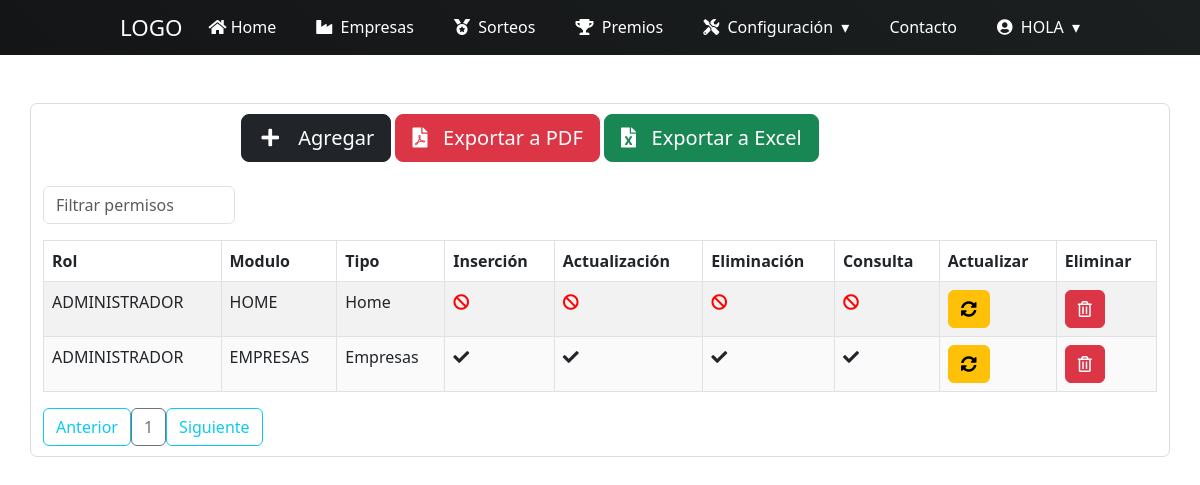
The app's page /permisos/ (signed in), older data.
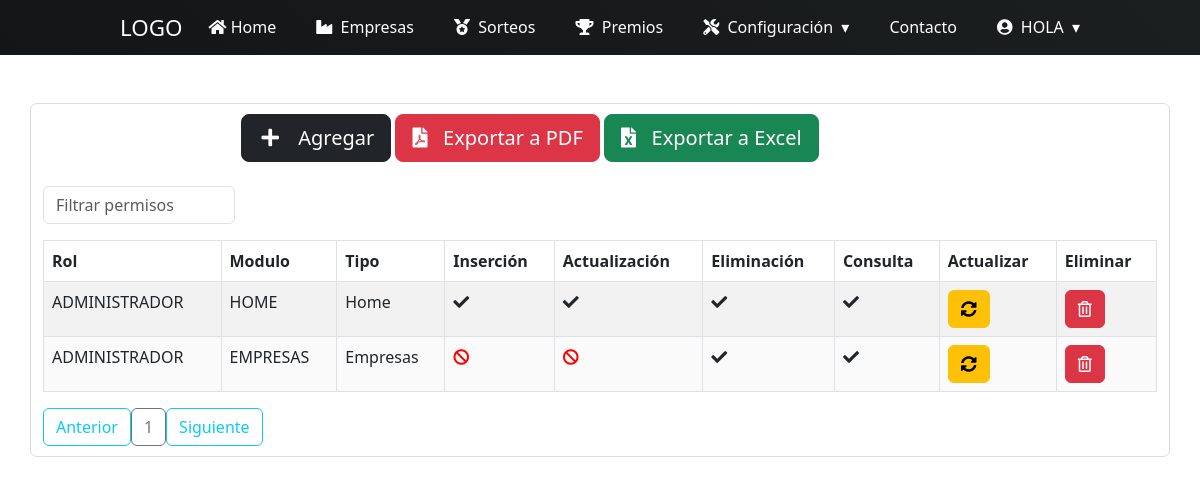
The same page, newer data.
### tables this page shows
CREATE TABLE IF NOT EXISTS `permisos` (
  `id_rol` int(11) NOT NULL,
  `id_modulo` int(11) NOT NULL,
  `tipo_modulo` enum('Home','Empresas','Sorteos','Premios','Configuración','Administración') NOT NULL,
  `permiso_insercion` varchar(5) NOT NULL,
  `permiso_actualizacion` varchar(5) NOT NULL,
  `permiso_eliminacion` varchar(5) NOT NULL,
  `permiso_consulta` varchar(5) NOT NULL,
  `creado_por` varchar(50) NOT NULL,
  `fecha_creacion` datetime NOT NULL,
  `modificado_por` varchar(50) DEFAULT NULL,
  `fecha_modificacion` datetime DEFAULT NULL,
  KEY `Índice 1` (`id_rol`),
  KEY `Índice 2` (`id_modulo`),
  CONSTRAINT `FK_permisos_modulos` FOREIGN KEY (`id_modulo`) REFERENCES `modulos` (`id_modulo`) ON DELETE NO ACTION ON UPDATE NO ACTION,
  CONSTRAINT `FK_permisos_roles` FOREIGN KEY (`id_rol`) REFERENCES `roles` (`id_rol`) ON DELETE NO ACTION ON UPDATE NO ACTION
);

CREATE TABLE IF NOT EXISTS `roles` (
  `id_rol` int(11) NOT NULL AUTO_INCREMENT,
  `rol` varchar(50) NOT NULL,
  `descripcion` varchar(200) NOT NULL,
  `creado_por` varchar(50) NOT NULL,
  `fecha_creacion` datetime NOT NULL,
  `modificado_por` varchar(50) DEFAULT NULL,
  `fecha_modificacion` datetime DEFAULT NULL,
  PRIMARY KEY (`id_rol`) USING BTREE
);

CREATE TABLE IF NOT EXISTS `modulos` (
  `id_modulo` int(11) NOT NULL AUTO_INCREMENT,
  `modulo` varchar(100) NOT NULL,
  `descripcion` varchar(100) NOT NULL,
  `tipo_modulo` enum('Home','Empresas','Sorteos','Premios','Configuracion','Administracion') NOT NULL,
  `creado_por` varchar(50) NOT NULL,
  `fecha_creacion` datetime NOT NULL,
  `modificado_por` varchar(50) DEFAULT NULL,
  `fecha_modificacion` datetime DEFAULT NULL,
  PRIMARY KEY (`id_modulo`)
);

### controladores/vistasControlador.php (called while the page is built)
<?php
	require_once "./modelos/vistasModelo.php";
	class vistasControlador extends vistasModelo{
		public function obtener_plantilla_controlador(){
			return require_once "./vistas/plantilla.php";
		}
		public function obtener_vistas_controlador(){
			if(isset($_GET['views'])){
				$ruta=explode("/", $_GET['views']);
				$respuesta=vistasModelo::obtener_vistas_modelo($ruta[0]);
			}else{
				$respuesta="login";
			}
			return $respuesta;
		}
	}

### index.php (called while the page is built, shortened)
<?php
	require_once "./controladores/vistasControlador.php";
	$plantilla = new vistasControlador();
	$plantilla->obtener_plantilla_controlador();

### modelos/vistasModelo.php (called while the page is built, shortened)
<?php
	class vistasModelo{
		protected static function obtener_vistas_modelo($vistas){
			$listaBlanca=["home","empleados","empresas","roles","modulos","permisos","salir"];
			if(in_array($vistas, $listaBlanca)){
				if(is_file("./vistas/contenidos/".$vistas."-view.php")){
					$contenido="./vistas/contenidos/".$vistas."-view.php";
				}else{
					$contenido="404";
				}
			}elseif($vistas=="inicio" || $vistas=="index" || $vistas=="login" || $vistas=="recuperacion-clave"){
				$contenido="inicio";
			}else{
				$contenido="404";
			}
			return $contenido;
		}
	}

### config/conexion.php (called while the page is built, shortened)
<?php
class ConexionBD{
    protected $manejador = "mysql";
    private static $servidor = "localhost";
    private static $usuario = "root";
    private static $pass = "";
    protected $db_name = "dbsorteo";
    protected function getConexion(){
        try{
            $parametros=array(PDO::ATTR_PERSISTENT=>true,PDO::MYSQL_ATTR_INIT_COMMAND=>"SET NAMES utf8");
            $this->conexion=new PDO($this->manejador.":host=".self::$servidor.";dbname=".$this->db_name,self::$usuario,self::$pass,$parametros);
            return $this->conexion;
        }
        catch(PDOException $e){
            echo 'Error en la conexion a la BD :'.$e->getMessage();
        }
    }
}

### DatosTablas/obtenerDatosPermisos.php (called while the page is built, shortened)
<?php
require_once("./config/conexion.php");
class obtenerDatosPermisos extends ConexionBD{
    public function datosPermisos(){
        $sql="SELECT r.rol, m.modulo,p.tipo_modulo, p.permiso_insercion, p.permiso_actualizacion,
        p.permiso_eliminacion, p.permiso_consulta,p.id_rol,p.id_modulo FROM permisos p
        inner join roles r on r.id_rol=p.id_rol
        inner join modulos m on m.id_modulo=p.id_modulo";
        $resultado=$this->conexion->query($sql) or die ($sql);
        return $resultado;
    }
}

### vistas/contenidos/permisos-view.php (the view, shortened to what this page needs)
<?php
include("./DatosTablas/obtenerDatosPermisos.php");
?>
<br>
<br>
<div class="container contenedor-tabla">
    <div class="container">
    <div class="row">
        <div class="col-2"></div>
        <div class="col-8">
            <div class="btn btn-dark btn-lg" data-bs-toggle="modal" data-bs-target="#ModalCrear"><i class="fas fa-plus fa-fw"></i> &nbsp; Agregar</div>
            <div class="btn btn-danger btn-lg" data-bs-toggle="modal" data-bs-target="#ModalCrear"><i class="fas fa-file-pdf"></i> &nbsp; Exportar a PDF</div>
            <div class="btn btn-success btn-lg" data-bs-toggle="modal" data-bs-target="#ModalCrear"><i class="fas fa-file-excel"></i> &nbsp; Exportar a Excel</div>
        </div>
        <div class="col-2"></div>
    </div>
    </div>
<div class="table-responsive">
    <br>
        <input type="text" id="searchBox" class="form-control" onkeyup="filterTable()" placeholder="Filtrar permisos">
    <table id="datos-usuario" class="table table-bordered table-striped text-center">
        <thead>
            <tr>
                <th>Rol</th>
                <th>Modulo</th>
                <th>Tipo</th>
                <th>Inserción</th>
                <th>Actualización</th>
                <th>Eliminación</th>
                <th>Consulta</th>
                <th>Actualizar</th>
                <th>Eliminar</th>
            </tr>
        </thead>
        <tbody class="body">
        <?php
                $datos=new obtenerDatosPermisos();
                $resultado=$datos->datosPermisos();
                foreach ($resultado as $fila){
            ?>
            <tr>
                <td><?php echo $fila['rol']; ?></td>
                <td><?php echo $fila['modulo']; ?></td>
                <td><?php echo $fila['tipo_modulo']; ?></td>
                <?php
				if($fila['permiso_insercion']==1){
                ?>
                <td><i class="fas fa-check"></i></td>
                <?php
                    }else{
                ?>
                <td><i class="fas fa-ban" style="color: red;"></i></td>
                <?php
                    }
                ?>
                <?php
				if($fila['permiso_actualizacion']==1){
			?>
			<td><i class="fas fa-check"></i></td>
			<?php
				}else{
			?>
			<td><i class="fas fa-ban" style="color: red;"></i></td>
			<?php
				}
			?>
			<?php
				if($fila['permiso_eliminacion']==1){
			?>
			<td><i class="fas fa-check"></i></td>
			<?php
				}else{
			?>
			<td><i class="fas fa-ban" style="color: red;"></i></td>
			<?php
				}
			?>
			<?php
				if($fila['permiso_consulta']==1){
			?>
			<td><i class="fas fa-check"></i></td>
			<?php
				}else{
			?>
			<td><i class="fas fa-ban" style="color: red;"></i></td>
			<?php
				}
			?>
                <td>
				<button class="btn btn-warning" data-bs-toggle="modal" data-bs-target="#ModalAct<?php echo $fila['id_rol'];?><?php echo $fila['id_modulo'];?>">
					<i class="fas fa-sync-alt"></i>
                </button>
			    </td>
                <td>
					<form class="FormularioAjax" action="<?php echo SERVERURL; ?>ajax/permisoAjax.php" method="POST" data-form="delete" autocomplete="off">
					<button type="submit" class="btn btn-danger">
						<i class="far fa-trash-alt"></i>
					</button>
					</form>
				</td>
                </tr>
            <?php
                    }
            ?>
        </tbody>
    </table>
</div>
<div id="paginador" class=""></div>
</div>
<br>
<br>

### vistas/plantilla.php (shortened to what this page needs)
<!DOCTYPE html>
<html lang="es">
<head>
	<?php include "./vistas/inc/archivos_css.php"; ?>
</head>
<body>
	<?php
		require_once "./controladores/vistasControlador.php";
		$IV = new vistasControlador();
		$vistas=$IV->obtener_vistas_controlador();
		if($vistas=="inicio" || $vistas=="login" || $vistas=="404" || $vistas=="recuperacion-clave"){
			require_once "./vistas/contenidos/".$vistas."-view.php";
		}else{
	?>
	<main class="full-box main-container">
		<section class="full-box page-content">
			<?php
					include "./vistas/inc/Navbar.php";
				include  $vistas;
			?>
		</section>
	</main>
	<?php
		}
	?>
</body>
</html>

### vistas/inc/archivos_css.php
<link rel="stylesheet" href="<?php echo SERVERURL; ?>vistas/css/Estilo-Form.css">
<link rel="stylesheet" href="<?php echo SERVERURL; ?>vistas/css/EstiloLogin.css">
<link rel="stylesheet" href="<?php echo SERVERURL; ?>vistas/css/estilos-vistas.css">
<link rel="stylesheet" href="<?php echo SERVERURL; ?>vistas/css/tarjetas.css">
<link rel="stylesheet" href="<?php echo SERVERURL; ?>vistas/css/bootstrap-grid.css">
<link rel="stylesheet" href="<?php echo SERVERURL; ?>vistas/css/bootstrap-grid.min.css">
<link rel="stylesheet" href="<?php echo SERVERURL; ?>vistas/css/bootstrap-grid.rtl.css">
<link rel="stylesheet" href="<?php echo SERVERURL; ?>vistas/css/bootstrap-grid.rtl.min.css">
<link rel="stylesheet" href="<?php echo SERVERURL; ?>vistas/css/bootstrap-reboot.css">
<link rel="stylesheet" href="<?php echo SERVERURL; ?>vistas/css/bootstrap-reboot.min.css">
<link rel="stylesheet" href="<?php echo SERVERURL; ?>vistas/css/bootstrap-reboot.rtl.css">
<link rel="stylesheet" href="<?php echo SERVERURL; ?>vistas/css/bootstrap-reboot.rtl.min.css">
<link rel="stylesheet" href="<?php echo SERVERURL; ?>vistas/css/bootstrap-utilities.css">
<link rel="stylesheet" href="<?php echo SERVERURL; ?>vistas/css/bootstrap-utilities.rtl.min.css">
<link rel="stylesheet" href="<?php echo SERVERURL; ?>vistas/css/bootstrap-utilities.min.css">
<link rel="stylesheet" href="<?php echo SERVERURL; ?>vistas/css/bootstrap.css">
<link rel="stylesheet" href="<?php echo SERVERURL; ?>vistas/css/bootstrap.min.css">
<link rel="stylesheet" href="<?php echo SERVERURL; ?>vistas/css/bootstrap.rtl.css">
<link rel="stylesheet" href="<?php echo SERVERURL; ?>vistas/css/bootstrap.rtl.min.css">
<link rel="stylesheet" href="<?php echo SERVERURL; ?>vistas/fontawesome-free-5.15.4-web/css/all.css">
<link rel="stylesheet" href="<?php echo SERVERURL; ?>vistas/fontawesome-free-5.15.4-web/css/all.min.css">
<link rel="stylesheet" href="<?php echo SERVERURL; ?>vistas/fontawesome-free-5.15.4-web/css/brands.css">
<link rel="stylesheet" href="<?php echo SERVERURL; ?>vistas/fontawesome-free-5.15.4-web/css/brands.min.css">
<link rel="stylesheet" href="<?php echo SERVERURL; ?>vistas/fontawesome-free-5.15.4-web/css/fontawesome.css">
<link rel="stylesheet" href="<?php echo SERVERURL; ?>vistas/fontawesome-free-5.15.4-web/css/fontawesome.min.css">
<link rel="stylesheet" href="<?php echo SERVERURL; ?>vistas/fontawesome-free-5.15.4-web/css/regular.css">
<link rel="stylesheet" href="<?php echo SERVERURL; ?>vistas/fontawesome-free-5.15.4-web/css/regular.min.css">
<link rel="stylesheet" href="<?php echo SERVERURL; ?>vistas/fontawesome-free-5.15.4-web/css/solid.css">
<link rel="stylesheet" href="<?php echo SERVERURL; ?>vistas/fontawesome-free-5.15.4-web/css/solid.min.css">
<link rel="stylesheet" href="<?php echo SERVERURL; ?>vistas/fontawesome-free-5.15.4-web/css/svg-with-js.css">
<link rel="stylesheet" href="<?php echo SERVERURL; ?>vistas/fontawesome-free-5.15.4-web/css/svg-with-js.min.css">
<link rel="stylesheet" href="<?php echo SERVERURL; ?>vistas/fontawesome-free-5.15.4-web/css/v4-shims.css">
<link rel="stylesheet" href="https://cdn.datatables.net/v/dt/dt-1.13.1/datatables.min.css">

### vistas/inc/Navbar.php (shortened to what this page needs)
<section class="navigation">
  <div class="nav-container">
    <div class="brand">
      <a href="#!">Logo</a>
    </div>
    <nav>
      <ul class="nav-list">
        <li>
          <a href="<?php echo SERVERURL?>home/"><i class="fas fa-home"></i>&nbsp;Home</a>
        </li>
        <li>
          <a href="#!"><i class="fas fa-industry"></i>&nbsp; Empresas</a>
        </li>
        <li>
          <a href="#!"><i class="fas fa-medal"></i>&nbsp; Sorteos</a>
        </li>
        <li>
          <a href="#!"><i class="fas fa-trophy"></i>&nbsp; Premios</a>
        </li>
        <li>
          <a href="#!"><i class="fas fa-tools"></i>&nbsp; Configuración</a>
        </li>
        <li>
          <a href="#!">Contacto</a>
        </li>
        <li>
        <a href="#!"><i class="fas fa-user-circle"></i> &nbsp;<?php echo $_SESSION['usuario_login']?></a>
        </li>
      </ul>
    </nav>
  </div>
</section>

### vistas/css/Estilo-Form.css (style rules this page uses)
body { background-color: #3d3d3d; }
.navigation { height: 55px; background: linear-gradient(45deg, #131516, #1c1f20); }
.brand { position: absolute; padding-left: 20px; float: left; line-height: 55px; text-transform: uppercase; font-size: 1.4em; }
.brand a, .brand a:visited { color: #ffffff; text-decoration: none; }
.nav-container { max-width: 1000px; margin: 0 auto; }
nav { float: right; }
nav ul { list-style: none; margin: 0; padding: 0; }
nav ul li { float: left; position: relative; }
nav ul li a,nav ul li a:visited { display: block; padding: 0 20px; line-height: 55px; color: #fff; background: #3d3d3d ; text-decoration: none; }
nav ul li a { background: transparent; color: #FFF; }
nav ul li a:not(:only-child):after, nav ul li a:visited:not(:only-child):after { padding-left: 4px; content: ' \025BE'; }
@media screen and (min-width:800px) { .nav-list { display: block !important; } }
.contenedor-tabla { border: 1px solid #dddcdc; -moz-border-radius: 7px; -webkit-border-radius: 7px; padding: 10px; }
#searchBox { width:12rem; }
#datos-usuario { width: 100%; border-collapse: collapse; }
#datos-usuario th, td { padding: 8px; text-align: left; border-bottom: 1px solid rgb(226, 226, 226); }
#datos-usuario tr:nth-child(even) { background-color: #fafafa; }

### vistas/css/EstiloLogin.css (style rules this page uses)
body { font-family: arial; }

Row changes from the older to the newer data that the page shows:
changed permisos "Home": permiso_insercion empty → "1" (drawn); permiso_actualizacion empty → "1" (drawn); permiso_eliminacion empty → "1" (drawn); permiso_consulta empty → "1" (drawn)
changed permisos "Empresas": permiso_insercion "1" → "0" (drawn); permiso_actualizacion "1" → "0" (drawn)
